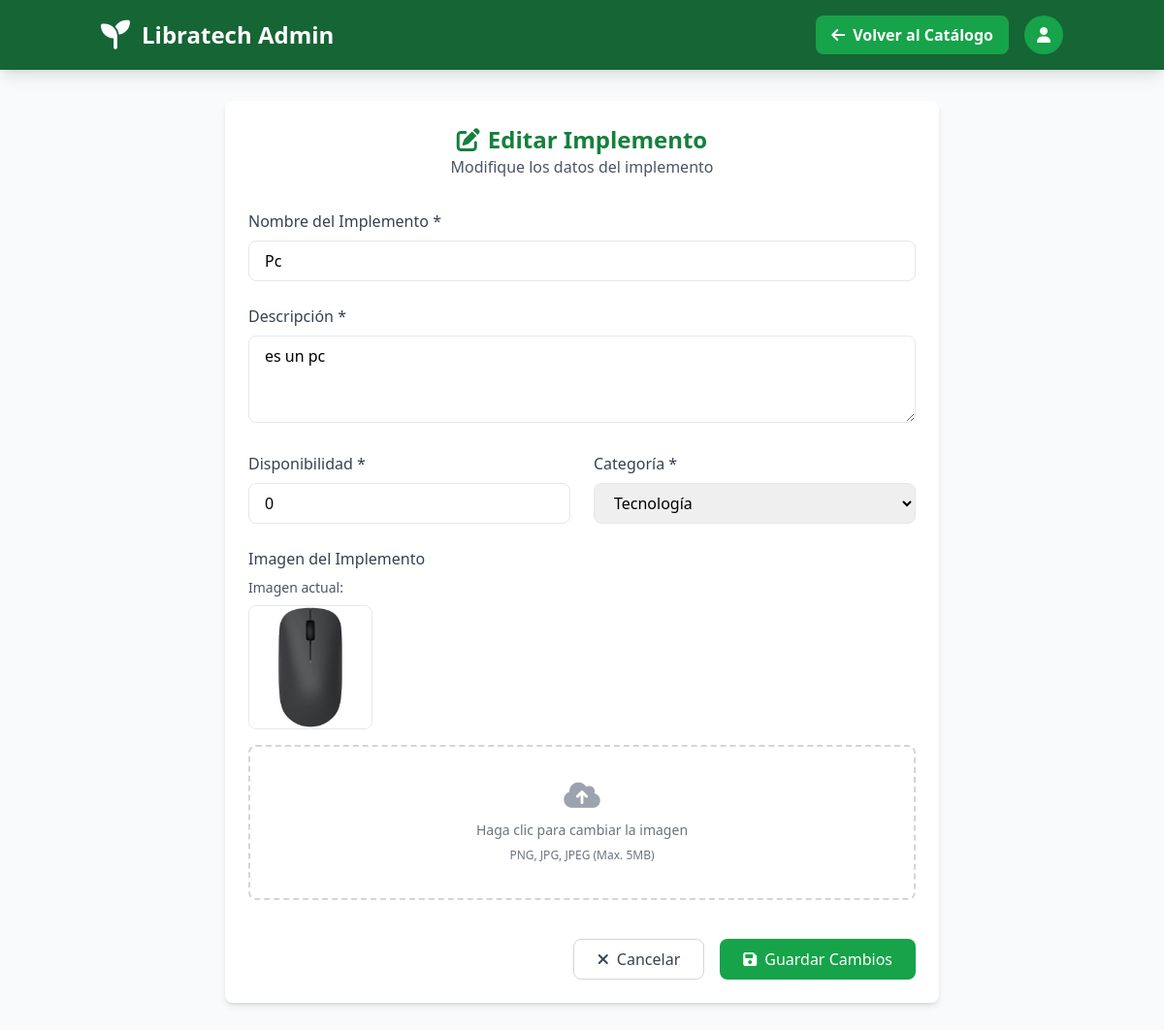
The app's page /admin/admin/catalogo/editar/1, older data.
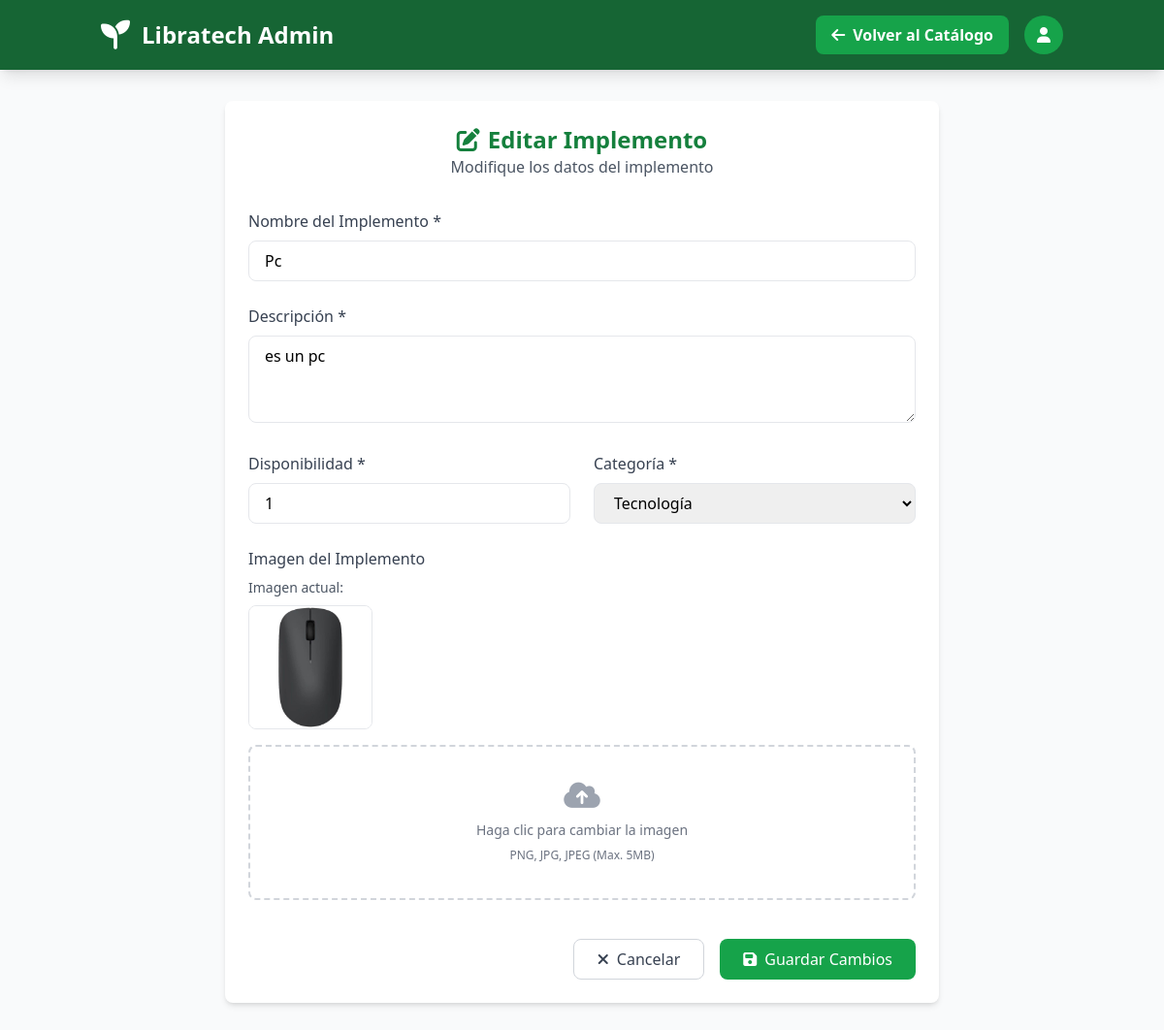
The same page, newer data.
### tables this page shows
CREATE TABLE catalogo (
                id INTEGER PRIMARY KEY AUTOINCREMENT,
                implemento TEXT NOT NULL,
                descripcion TEXT NOT NULL,
                disponibilidad INTEGER NOT NULL,
                imagen_url TEXT,
                categoria TEXT,
                created_at TIMESTAMP DEFAULT CURRENT_TIMESTAMP
            );

### routes/admin.py (the view, shortened to what this page needs)
@admin_bp.route('/admin/catalogo/editar/<int:id>', methods=['GET', 'POST'])
def editar_implemento(id):
    conn = get_db_connection()
    implemento = conn.execute('SELECT * FROM catalogo WHERE id = ?', (id,)).fetchone()
    conn.close()
    if implemento is None:
        flash('Implemento no encontrado', 'error')
        return redirect(url_for('admin.ver_catalogo'))
    return render_template('admin/editar_implemento.html', implemento=implemento)

### app.py (called while the page is built)
@app.context_processor
def inject_user():
    return dict(
        current_user={
            'id': session.get('user_id'),
            'nombre': session.get('user_nombre'),
            'email': session.get('user_email'),
            'is_authenticated': 'user_id' in session
        }
    )

### utils/db.py (called while the page is built)
def get_db_connection():
    conn = sqlite3.connect('models/database.db')
    conn.row_factory = sqlite3.Row
    return conn

### templates/admin/editar_implemento.html (shortened to what the changed rows need)
<!DOCTYPE html>
<html lang="es">
<head>
    <script src="https://cdn.tailwindcss.com"></script>
    <link rel="stylesheet" href="https://cdnjs.cloudflare.com/ajax/libs/font-awesome/6.4.0/css/all.min.css">
</head>
<body class="bg-gray-50 min-h-screen">
    <header class="bg-green-800 text-white shadow-lg">
        <div class="container mx-auto px-4 py-4 flex justify-between items-center">
            <div class="flex items-center">
                <h1 class="text-2xl font-bold">Libratech Admin</h1>
            </div>
        </div>
    </header>
    <div class="container mx-auto px-4 py-8 max-w-3xl">
        <div class="bg-white rounded-lg shadow-md p-6">
            <div class="text-center mb-8">
                <h1 class="text-2xl font-bold text-green-700">
                    <i class="fas fa-edit mr-2"></i>Editar Implemento
                </h1>
            </div>
            <form method="POST" enctype="multipart/form-data" class="space-y-6">
                <div>
                    <label class="block text-gray-700 mb-2 font-medium" for="implemento">Nombre del Implemento *</label>
                    <input type="text" id="implemento" name="implemento" value="{{ implemento['implemento'] }}" required
                           class="w-full px-4 py-2 border rounded-lg focus:outline-none focus:ring-2 focus:ring-green-500">
                </div>
                <div>
                    <label class="block text-gray-700 mb-2 font-medium" for="descripcion">Descripción *</label>
                    <textarea id="descripcion" name="descripcion" rows="3" required
                              class="w-full px-4 py-2 border rounded-lg focus:outline-none focus:ring-2 focus:ring-green-500">{{ implemento['descripcion'] }}</textarea>
                </div>
                <div class="grid grid-cols-1 md:grid-cols-2 gap-6">
                    <div>
                        <label class="block text-gray-700 mb-2 font-medium" for="disponibilidad">Disponibilidad *</label>
                        <input type="number" id="disponibilidad" name="disponibilidad" value="{{ implemento['disponibilidad'] }}" min="0" required
                               class="w-full px-4 py-2 border rounded-lg focus:outline-none focus:ring-2 focus:ring-green-500">
                    </div>
                    <div>
                        <label class="block text-gray-700 mb-2 font-medium" for="categoria">Categoría *</label>
                        <select id="categoria" name="categoria" required
                                class="w-full px-4 py-2 border rounded-lg focus:outline-none focus:ring-2 focus:ring-green-500">
                            <option value="tecnologia" {% if implemento['categoria'] == 'tecnologia' %}selected{% endif %}>Tecnología</option>
                        </select>
                    </div>
                </div>
                <div>
                    {% if implemento['imagen_url'] %}
                    <div class="mb-4">
                        <p class="text-sm text-gray-600 mb-2">Imagen actual:</p>
                        <div class="w-32 h-32 border rounded-lg overflow-hidden">
                            <img src="{{ url_for('static', filename='uploads/' + implemento['imagen_url']) }}" alt="{{ implemento['implemento'] }}" class="w-full h-full object-cover">
                        </div>
                    </div>
                    {% endif %}
                </div>
            </form>
        </div>
    </div>
</body>
</html>

Row changes from the older to the newer data that the page shows:
changed catalogo "Pc": disponibilidad "0" → "1"
